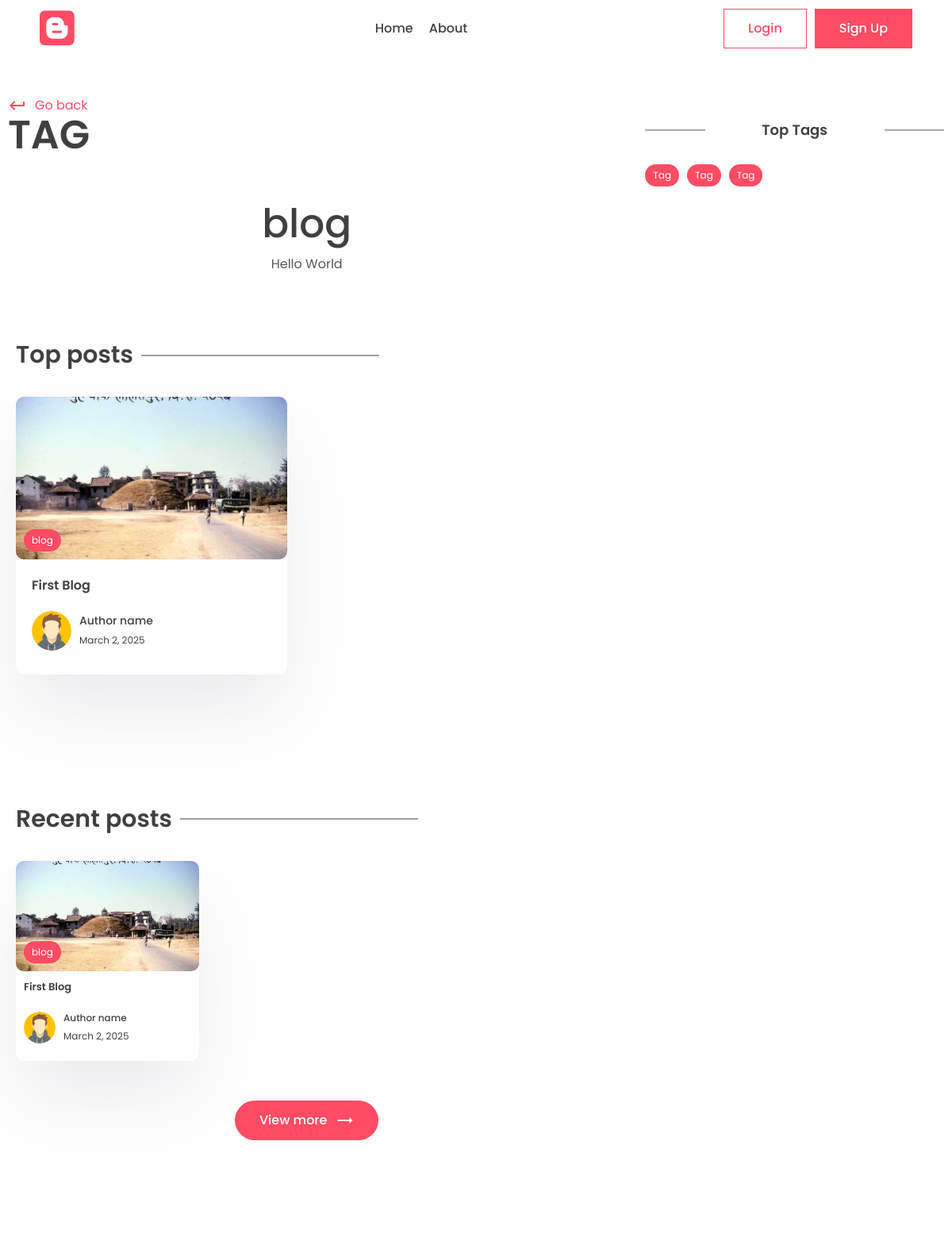
/tag/blog (upper part), run on an earlier commit of the app's database.
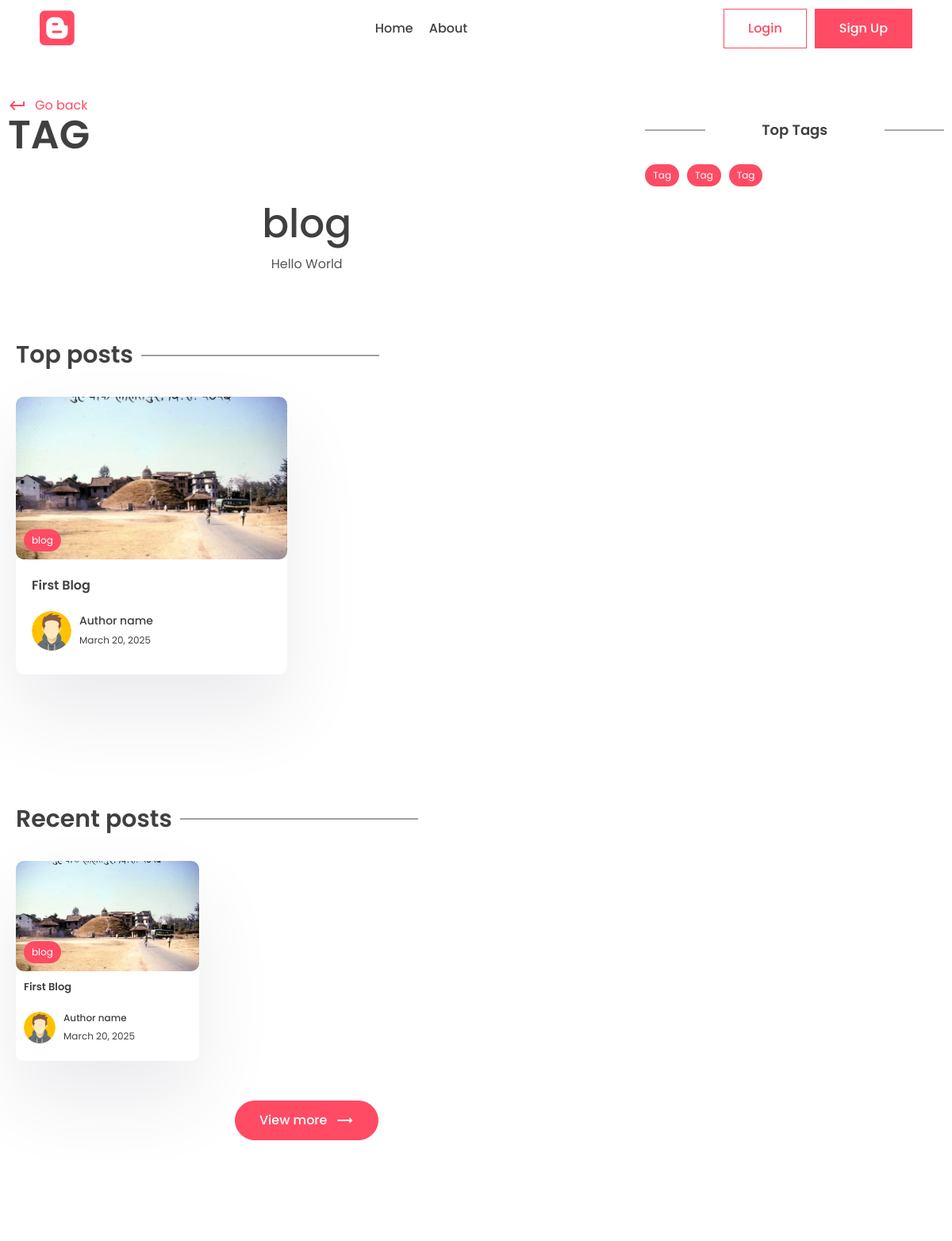
And on a later commit of the database.
### app/models.py (models this page shows, shortened)
class Post(models.Model):
    title = models.CharField(max_length=200)
    content = models.TextField()
    last_updated = models.DateTimeField(auto_now=True)
    slug = models.SlugField(max_length=200, unique=True)
    image = models.ImageField(null=True, blank=True, upload_to="images/")
    tags = models.ManyToManyField(Tag, blank=True, related_name='post')
    view_count = models.IntegerField(null=True, blank=True)
    author = models.ForeignKey(User, on_delete=models.CASCADE, null=True, blank=True)
    is_featured = models.BooleanField(default=False)
    bookmarks =models.ManyToManyField(User, related_name="bookmarks", default=None, blank=True)
    likes = models.ManyToManyField(User, related_name="likes", default=None, blank=True)

class Tag(models.Model):
    name = models.CharField(max_length=100)
    description = models.CharField(max_length=100)
    slug = models.SlugField(max_length=100, unique=True)

### app/views.py (the view)
# urls.py: path('tag/<slug:slug>', views.tag_page, name='tag_page'),
def tag_page(request, slug):
    tag = Tag.objects.get(slug=slug)
    top_posts = Post.objects.filter(tags__in=[tag.id]).order_by('-view_count')[0:2]
    recent_posts = Post.objects.filter(tags__in=[tag.id]).order_by('-last_updated')[0:3]
    tags = Tag.objects.all()
    context = { 'tag':tag, 'top_posts':top_posts, 'recent_posts':recent_posts, 'tags':tags }
    return render(request, 'app/tag.html', context)

### app/templates/app/tag.html (shortened to what this page needs)
{% extends "base.html" %}
{% block content %}
<div class="container">
  <div class="layout">
    <div class="left">
      <div class="page-top">
        <div class="top flex">
          <div class="page-name">
            <a href="#" class="learn">
              <span class="material-icons"> keyboard_return </span> Go
              back
            </a>
            <h1>Tag</h1>
          </div>
        </div>
      </div>
      <center>
        <div class="typo">
          <h1 class="title">{{tag.name}}</h1>
          <p>
            {{tag.description}}
          </p>
        </div>
      </center>
      <section class="sp">
        <div class="container">
          <h1 class="sec-title">Top posts</h1>
          <div class="grid-2 blog">
            {% for post in top_posts %}
            <a href="{% url "post_page" post.slug %}">
              <div class="card">
                <div class="post-img">
                  <img src="{{post.image.url}}" alt="" />
                  <div class="tag">{{post.tags.all.0.name}}</div>
                </div>
                <div class="card-content">
                  <h3>
                    {{post.title}}
                  </h3>
                  <div class="author">
                    <div class="profile-pic">
                      <img src="../images/author.svg" alt="" />
                    </div>
                    <div class="details">
                      <p>Author name</p>
                      <small>{{post.last_updated|date }}</small>
                    </div>
                  </div>
                </div>
              </div>
            </a>
            {% endfor %}
          </div>
        </div>
      </section>
      <section class="sp">
        <div class="container">
          <h1 class="sec-title">Recent posts</h1>
          <div class="grid-3 blog-grid">
            {% for post in recent_posts %}
            <a href="{% url "post_page" post.id %}">
              <div class="card">
                <div class="post-img">
                  <img src="{{post.image.url}}" alt="" />
                  <div class="tag">{{tag.name}}</div>
                </div>
                <div class="card-content">
                  <h3>
                    {{post.title}}
                  </h3>
                  <div class="author">
                    <div class="profile-pic">
                      <img src="../images/author.svg" alt="" />
                    </div>
                    <div class="details">
                      <p>Author name</p>
                      <small>{{post.last_updated|date}}</small>
                    </div>
                  </div>
                </div>
              </div>
            </a>
            {% endfor %}
          </div>
          <center>
            <button class="btn btn-primary rounded view">
              View more
              <span class="material-icons"> trending_flat </span>
            </button>
          </center>
        </div>
      </section>
    </div>
    <div class="right">
      <div class="block">
        <h2 class="title2">Top Tags</h2>
        <div class="blog-tags">
            {% for tag in tags %}
            <a href="{% url "tag_page" tag.slug %}" class="tag">Tag</a>
            {% endfor %}
        </div>
      </div>
    </div>
  </div>
</div>
{% endblock content %}

What changed in the data, as far as the page shows it:
changed Post "First Blog": last_updated "March 2, 2025" → "March 20, 2025"
